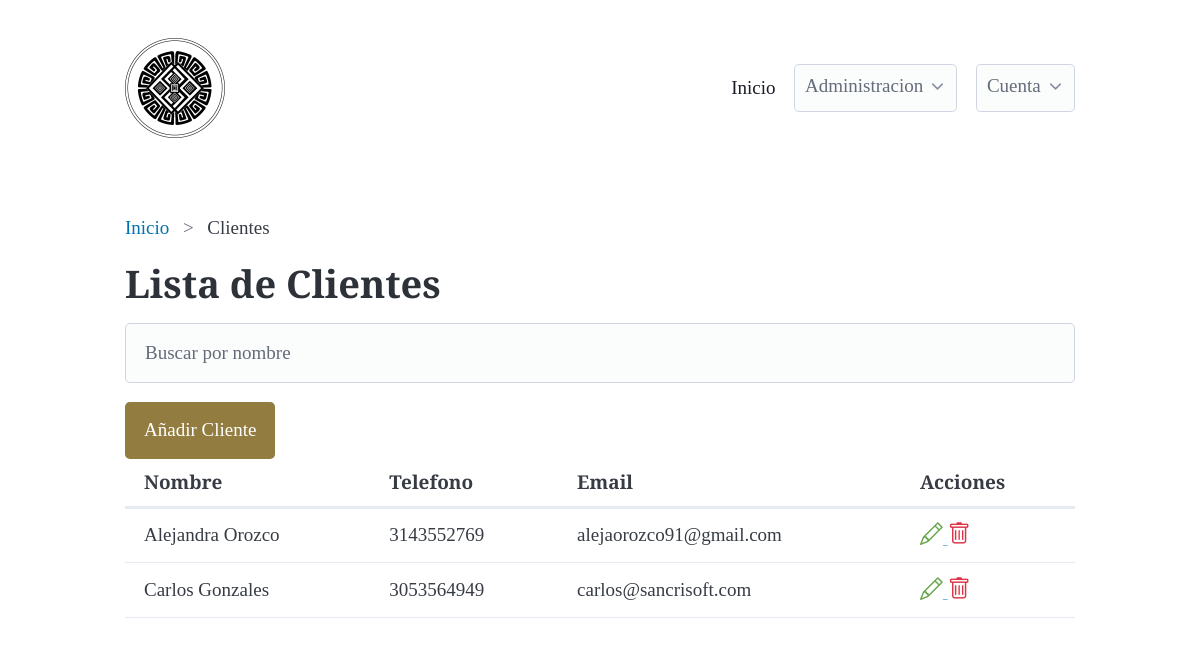
The app's page /clients/clients_list/ (signed in), older data.
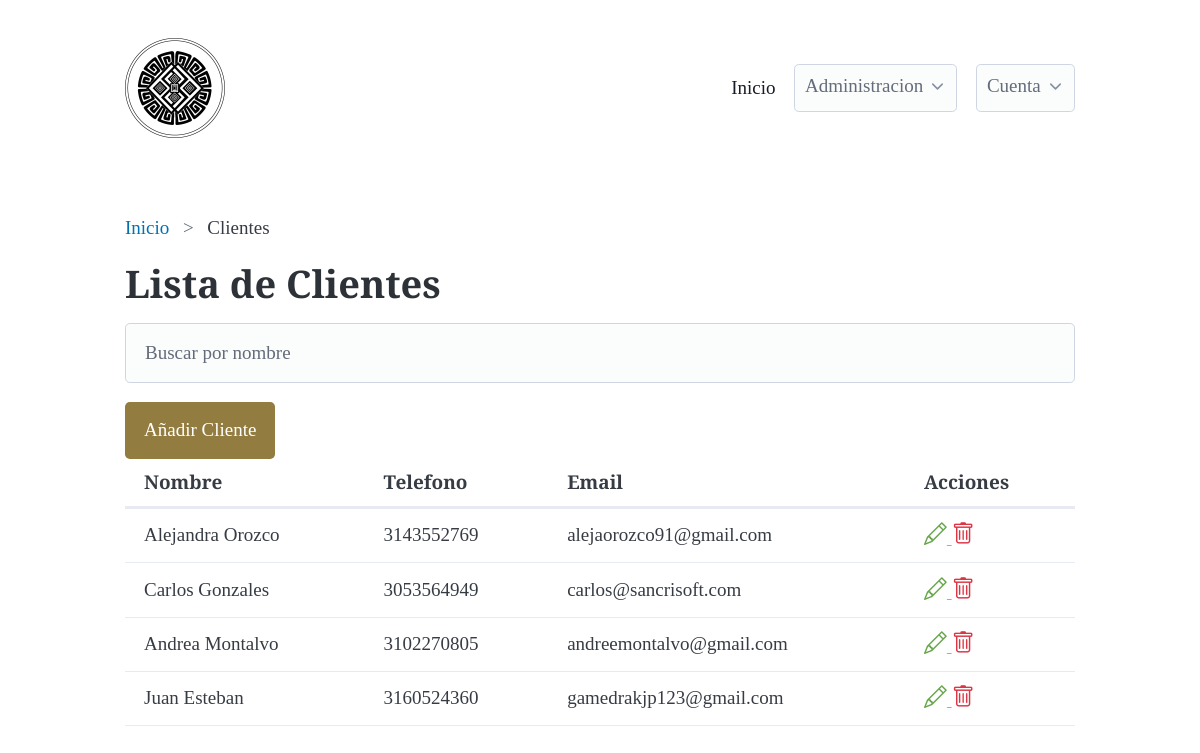
The same page, newer data.
### clients/models.py (models this page shows, shortened)
class Client(models.Model):
    created_at = models.DateTimeField(auto_now_add=True, null=True, blank=True)
    name = models.CharField(max_length=100, null=False, blank=False, validators=[MinLengthValidator(3)])
    email = models.EmailField(null=True, blank=True, validators=[EmailValidator])
    phone = models.CharField(max_length=15, null=True, blank=True, validators=[MinLengthValidator(10), RegexValidator(r'^\d{10}$')])
    address = models.TextField(max_length=255, null=True, blank=True)
    DOCUMENT_TYPE_CHOICES = [
        ('CC', 'Cédula de Ciudadanía'),
        ('TI', 'Tarjeta de Identidad'),
        ('CE', 'Cédula de Extranjería'),
        ('NIT', 'Número de Identificación Tributaria'),
        ('PAS', 'Pasaporte'),
    ]
    document_type = models.CharField(max_length=100, null=True, blank=True, choices=DOCUMENT_TYPE_CHOICES)
    document_number = models.CharField(max_length=100, null=True, blank=True, validators=[RegexValidator(r'^\d{10}$')])

### clients/views.py (the view)
# urls.py: path('clients_list/', ClientsListView.as_view(), name='clients_list'),
class ClientsListView( LoginRequiredMixin, ListView):
    model = Client
    template_name = 'clients/clients_list.html'
    context_object_name = 'clients'

### clients/templates/clients/clients_list.html (shortened to what this page needs)
{% extends 'base.html' %}
{% load static %}
{% block breadcrumb %}
<nav aria-label="breadcrumb">
    <ul>
       <li><a href="{% url 'dashboard:dashboard' %}">Inicio</a></li>
      <li>Clientes</li>
    </ul>
  </nav>
{% endblock %}
{% block content %}
<h1>Lista de Clientes</h1>
{% include 'includes/search_by_name.html' %}
<button class="btn btn-primary" onclick="window.location.href='{% url 'clients:clients_create' 'false' %}'">
    Añadir Cliente
</button>
<div class="overflow-auto">
  <table id="myTable">
    <thead>
        <tr>
            <th>Nombre</th>
            <th>Telefono</th>
            <th>Email</th>
            <th>Acciones</th>
        </tr>
    </thead>
    <tbody>
        {% for client in clients %}
            <tr>
                <td>
                  {{ client.name }}
                </td>
                <td>
                  {{ client.phone }}
                </td>
                <td>
                  {{ client.email }}
                </td>
                <td>
                    <a class="edit-option" href="{% url 'clients:clients_update' client.id %}">
                        <i class="bi bi-pencil"></i>
                    </a>
                    <a class="delete-option" href="{% url 'clients:clients_delete' client.id %}">
                        <i class="bi bi-trash"></i>
                    </a>
                </td>
            </tr>
        {% endfor %}
    </tbody>
</table>
</div>
{% endblock %}

Row changes from the older to the newer data that the page shows:
added Client: name "Andrea Montalvo", phone "3102270805", email "andreemontalvo@gmail.com"
added Client: name "Juan Esteban", phone "3160524360", email "gamedrakjp123@gmail.com"
